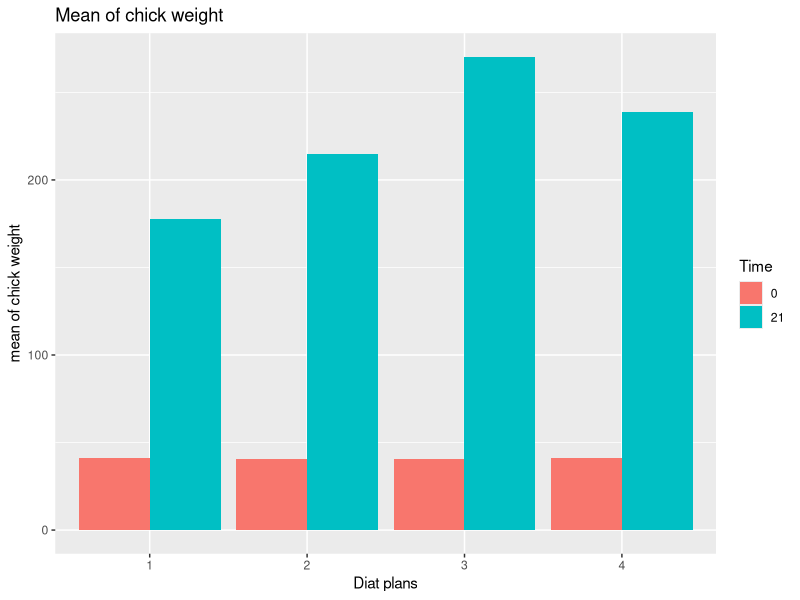
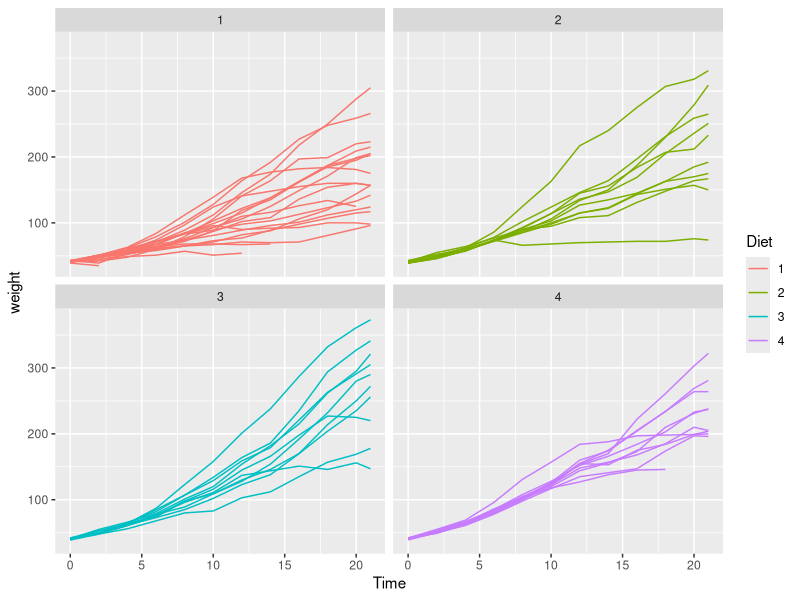

These figures' R source, in order:
## ---- chunk 1
library(ggplot2)
library(datasets)

head(ChickWeight)

## ---- chunk 2
library(ggplot2)
library(dplyr)

ChickWeight_reorganized <-  filter(ChickWeight, (Time == 0) | (Time == 21)) %>%
  group_by(Diet, Time) %>%
  summarise(Mean = mean(weight))

ChickWeight_reorganized$Time <- as.factor(ChickWeight_reorganized$Time) 

ggplot(ChickWeight_reorganized, aes(x=Diet, y=Mean, fill=Time)) +
  geom_bar(stat="identity", position=position_dodge()) +
  labs(title="Mean of chick weight", x= "Diat plans", y= "mean of chick weight")
 
 
## ---- chunk 3

# let's group the data by each chick; this will carry out any subsequent geoms for each chick
ggplot(ChickWeight, aes(Time, weight, color = Diet, group = Chick))+
  geom_line() + # line plot
  facet_wrap(~Diet)

